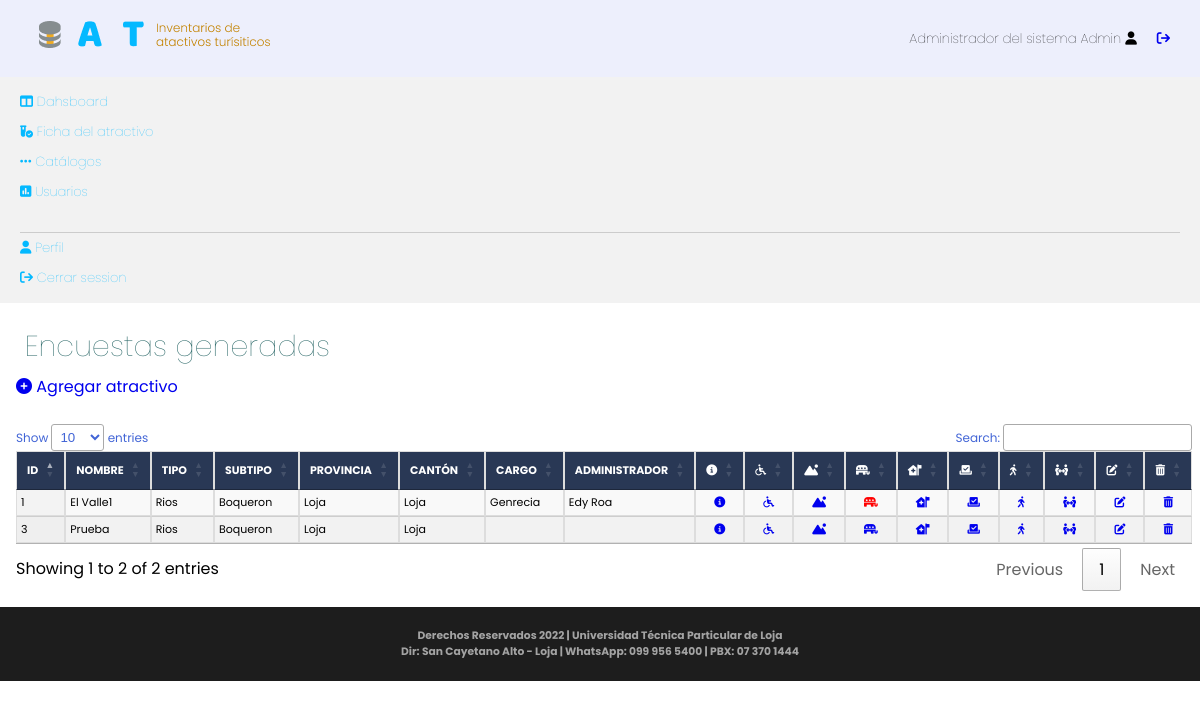
Screenshot of /administrator/views/libraryView.php?action=dataTest (signed in) with the database file from the repository.
### tables this page shows
CREATE TABLE `atractivo` (
  `idatractivo` int(11) NOT NULL,
  `nombre` varchar(200) DEFAULT NULL,
  `parroquia_idparroquia` int(11) NOT NULL,
  `barrio` varchar(100) DEFAULT NULL,
  `calle` varchar(45) DEFAULT NULL,
  `numero` varchar(45) DEFAULT NULL,
  `transversal` varchar(45) DEFAULT NULL,
  `latitud` varchar(45) DEFAULT NULL,
  `longitud` varchar(45) DEFAULT NULL,
  `altura` varchar(45) DEFAULT NULL,
  `tipoAdmin` varchar(45) DEFAULT NULL,
  `nombreAdmin` varchar(150) DEFAULT NULL,
  `nombreInstitucion` varchar(150) DEFAULT NULL,
  `cargoAdmin` varchar(45) DEFAULT NULL,
  `telefonoAdmin` varchar(45) DEFAULT NULL,
  `correoAdmin` varchar(50) DEFAULT NULL,
  `subtipo_idsubtipo` int(11) NOT NULL,
  `caracteristicas_idcaracteristicas` int(11) DEFAULT NULL,
  `accesibilidad_idaccesibilidad` int(11) DEFAULT NULL,
  `turistica_idturistica` int(11) DEFAULT NULL,
  `conservacion_idconservacion` int(11) DEFAULT NULL,
  `higiene_id1` int(11) DEFAULT NULL,
  `politica_idpolitica` int(11) DEFAULT NULL,
  `promocion_idpromocion` int(11) DEFAULT NULL,
  `datosAtractivo_iddatosAtractivo` int(11) DEFAULT NULL,
  `recursoshumanos_idrecursoshumanos` int(11) DEFAULT NULL,
  `visitante_idvisitante` int(11) DEFAULT NULL
);

CREATE TABLE `tipo` (
  `idtipo` int(11) NOT NULL,
  `nombre` varchar(200) DEFAULT NULL,
  `categoria_idcategoria` int(11) NOT NULL
);

CREATE TABLE `subtipo` (
  `idsubtipo` int(11) NOT NULL,
  `nombre` varchar(200) DEFAULT NULL,
  `tipo_idtipo` int(11) DEFAULT NULL
);

CREATE TABLE `provincia` (
  `idprovincia` int(11) NOT NULL,
  `nombre` varchar(100) DEFAULT NULL
);

CREATE TABLE `canton` (
  `idcanton` int(11) NOT NULL,
  `nombre` varchar(150) DEFAULT NULL,
  `provincia_idprovincia` int(11) NOT NULL
);

### administrator/controller/dataTest_controller.php (called while the page is built, shortened)
<?php
require_once "../models/dataTestModels.php";
class dataTest_controller{
    public function GetData()
    {
        $user = new DataTestModel();
        $data = $user->GetData1();
        return $data;
    }
}
?>

### administrator/models/dataTestModels.php (called while the page is built, shortened)
<?php
    require_once "../../dll/class_mysqli.php";
class DataTestModel{
  function conectarDb(){
    $miconexion1 = new clase_mysqli;
    $miconexion1->conectar(DBHOST, DBUSER, DBPASS, DBNAME);
    return $miconexion1;
  }
  function GetData1() {
    $miconexion=$this->conectarDb();
    $resSQL=$miconexion->consulta("SELECT a.idatractivo, a.nombre, t.nombre 'Tipo' ,st.nombre 'Subtipo',pr.nombre 'provincia',ca.nombre 'canton', pa.nombre 'Parroquia', a.tipoAdmin, a.nombreAdmin, a.caracteristicas_idcaracteristicas, a.accesibilidad_idaccesibilidad, a.turistica_idturistica, a.conservacion_idconservacion
      FROM atractivo a, subtipo st, tipo t, parroquia pa, provincia pr, canton ca
      WHERE a.subtipo_idsubtipo=st.idsubtipo and st.tipo_idtipo=t.idtipo and a.parroquia_idparroquia=pa.idparroquia and pa.canton_idcanton=ca.idcanton and ca.provincia_idprovincia=pr.idprovincia");
    $resSQL=$miconexion->GetData11();
    return $resSQL;
  }
}

### dll/class_mysqli.php (called while the page is built, shortened)
<?php
class clase_mysqli{
	var $BaseDatos;
	var $Servidor;
	var $Usuario;
	var $Clave;
	var $Conexion_ID=0;
	var $Consulta_ID=0;
	function clase_mysqli($host="", $user="", $pass="", $db=""){
		$this->BaseDatos=$db;
		$this->Servidor=$host;
		$this->Usuario=$user;
		$this->Clave=$pass;
	}
	function conectar($host, $user, $pass, $db){
		if($db != "")$this->BaseDatos=$db;
		if($host != "")$this->Servidor=$host;
		if($user != "")$this->Usuario=$user;
		$this->Conexion_ID=new mysqli($this->Servidor, $this->Usuario, $this->Clave, $this->BaseDatos);
		return$this->Conexion_ID;
	}
	function consulta($sql=""){
		$this->Consulta_ID=mysqli_query($this->Conexion_ID,$sql);
		return $this->Consulta_ID;
	}
	function numcampos(){
		return mysqli_num_fields($this->Consulta_ID);
	}
    function GetData11()
	{
        if($this->numcampos() > 0)
        {
            $data[] = array();
            while( $row = mysqli_fetch_assoc($this->Consulta_ID) ){
                array_push($data, $row);
            }
        }
	    return $data;
	}
}
?>

### administrator/views/dataTest.php (the view, shortened to what this page needs)
<?php
	include("../controller/dataTest_controller.php");
	$control= new dataTest_controller();
  $dataList = $control->GetData();
?>
	<link rel="stylesheet" type="text/css" href="https://cdn.datatables.net/1.12.1/css/jquery.dataTables.min.css">
<h1>Encuestas generadas</h1>
<div class="menuDashboard"><a href="libraryView.php?action=addAtractivo"><i class="fa-solid fa-circle-plus"></i> Agregar atractivo</a></div><br>
<section>
<table id="example" class="display tablecud2">
        <thead class="thead-dark">
          <tr>
            <th>ID</th>
            <th>Nombre</th>
            <th>Tipo</th>
            <th>Subtipo</th>
            <th>Provincia</th>
            <th>Cantón</th>
            <th>Cargo</th>
            <th>Administrador</th>
            <th><i class="fa-solid fa-circle-info" title="Caracteristicas"></i></th>
            <th><i class="fa-solid fa-wheelchair" title="Accesibilidad"></i></th>
            <th><i class="fa-solid fa-mountain-sun" title="Turistica"></i></th>
            <th><i class="fa-solid fa-republican" title="Conservación e Integración del atractivo"></i></th>
            <th><i class="fa-solid fa-house-medical-flag" title="Higiene y Seguridad Turística"></i></th>
            <th><i class="fa-solid fa-check-to-slot" title="Política y Regulaciones"></i></th>
            <th><i class="fa-solid fa-person-walking" title="Actividades que se practican"></i></th>
            <th><i class="fa-solid fa-people-arrows" title="Promoción y comercialización del atractivo"></i></th>
            <th><i class="fa-solid fa-pen-to-square" title="Editar"></i></th>
            <th><i class='fa-solid fa-trash-can' title="Borrar"></i></th>
          </tr>
        </thead>
        <tbody>
<?php
  	for ($i = 1; $i <= count($dataList) - 1; $i++) {
	    echo "<tr>";
	    echo "<td>" . $dataList[$i]['idatractivo'] . "</td>";
	    echo "<td>" . $dataList[$i]['nombre'] . "</td>";
        echo "<td>" . $dataList[$i]['Tipo'] . "</td>";
	    echo "<td>" . $dataList[$i]['Subtipo'] . "</td>";
        echo "<td>" . $dataList[$i]['provincia'] . "</td>";
        echo "<td>" . $dataList[$i]['canton'] . "</td>";
	    echo "<td>" . $dataList[$i]['tipoAdmin'] . "</td>";
	    echo "<td>" . $dataList[$i]['nombreAdmin'] . "</td>";
        $retVal = ($dataList[$i]['caracteristicas_idcaracteristicas']==NULL) ? 'desactivado' : 'activado' ;
        $retVal2 = ($dataList[$i]['conservacion_idconservacion']==NULL) ? 'desactivado' : 'activado' ;
        echo  "<td class='txtcentrado'><a href='libraryView.php?action=test_detail&testId=".$dataList[$i]['idatractivo']."&idCar=".$dataList[$i]['caracteristicas_idcaracteristicas']."' class='$retVal'><i class='fa-solid fa-circle-info' title='Caracteristicas'></i></a></td>";
        echo  "<td class='txtcentrado'><a href='libraryView.php?action=accessibility_detail&testId=".$dataList[$i]['idatractivo']."&idCar=".$dataList[$i]['accesibilidad_idaccesibilidad']."' class='$retVal'><i class='fa-solid fa-wheelchair' title='Accesibilidad'></i></a></td>";
	    echo  "<td class='txtcentrado'><a href='libraryView.php?action=turistic_detail&testId=".$dataList[$i]['idatractivo']."&idCar=".$dataList[$i]['turistica_idturistica']."' class='$retVal'><i class='fa-solid fa-mountain-sun' title='Turistica'></i></a></td>";
	    echo  "<td class='txtcentrado'><a href='libraryView.php?action=integration_detail&testId=".$dataList[$i]['idatractivo']."&idCar=".$dataList[$i]['conservacion_idconservacion']."' class='$retVal2'><i class='fa-solid fa-republican' title='Conservación e Integración del atractivo'></i></a></td>";
	    echo  "<td class='txtcentrado'><a href='libraryView.php?action=higiene_detail&testId=".$dataList[$i]['idatractivo']."&idCar=".$dataList[$i]['turistica_idturistica']."' class='$retVal'><i class='fa-solid fa-house-medical-flag' title='Higiene y Seguridad Turística'></i></a></td>";
	    echo  "<td class='txtcentrado'><a href='libraryView.php?action=politica_detail&testId=".$dataList[$i]['idatractivo']."&idCar=".$dataList[$i]['turistica_idturistica']."' class='$retVal'><i class='fa-solid fa-check-to-slot' title='Política y Regulaciones'></i></a></td>";
	    echo  "<td class='txtcentrado'><a href='libraryView.php?action=actividades_detail&testId=".$dataList[$i]['idatractivo']."&idCar=".$dataList[$i]['turistica_idturistica']."' class='$retVal'><i class='fa-solid fa-person-walking' title='Actividades que se practican'></i></a></td>";
	    echo  "<td class='txtcentrado'><a href='libraryView.php?action=promo_reg_detail&testId=".$dataList[$i]['idatractivo']."&idCar=".$dataList[$i]['turistica_idturistica']."' class='$retVal'><i class='fa-solid fa-people-arrows' title='Promoción y comercialización del atractivo'></i></a></td>";
	    echo  "<td class='txtcentrado'><a href='libraryView.php?action=test_result&testId=".$dataList[$i]['idatractivo']."'><i class='fa-solid fa-pen-to-square' title='Editar'></i></a></td>";
	    echo  "<td class='txtcentrado'><a href='dataTest_delete.php?testId=".$dataList[$i]['idatractivo']."'><i class='fa-solid fa-trash-can' title='Borrar'></i></a></td>";
	    echo "</tr>";
  	}
?>
</tbody>
</table>
</section>

### administrator/views/header.php (shortened to what this page needs)
<!DOCTYPE html>
<html>
<head>
	<link rel="stylesheet" type="text/css" href="../css/estilosAdmin.css">
<link rel="stylesheet" href="https://cdnjs.cloudflare.com/ajax/libs/font-awesome/6.1.1/css/all.min.css" />
</head>
<body>
	<header class="cabeceraPrincipal">
		<section class="logoCabecera">
			<a href="../"><img src="../images/logoAtractivos2.png"></a>
		</section>
		<section class="widgetsCabecera">
			<h5><a href="../seguridad/exit.php?salir=true" title="Cerrar sesión"> <i class="fa-solid fa-arrow-right-from-bracket"></i></a></h5>
			<h5><i class="fa-solid fa-user"></i> <?php echo $_SESSION['username'];?> </h5>
		</section>
	</header>
	<section class="contenedorPrincipal">
		<nav class="menuAdmin">
			<a href="../"><i class="fa-solid fa-table-columns"></i> Dahsboard</a>
			<a href="libraryView.php?action=dataTest"><i class="fa-solid fa-vial-circle-check"></i> Ficha del atractivo</a>
			<a href="libraryView.php?action=catalogo"><i class="fa-solid fa-ellipsis"></i> Catálogos</a>
			<a href="libraryView.php?action=user"><i class="fa-solid fa-square-poll-vertical"></i> Usuarios</a>
			<div class="espacioMenu">&nbsp;</div>
			<a href=""><i class="fa-solid fa-user"></i> Perfil</a>
			<a href="../seguridad/exit.php?salir=true"><i class="fa-solid fa-arrow-right-from-bracket"></i> Cerrar session</a>
		</nav>
		<section class="contenidoPrinipal">

### administrator/views/libraryView.php
<?php
include("header.php");
include("../controller/library_controller.php");
?>
<section>
    <?php
    $controller = new LibraryController();
    $controller->ReturnPageController();
    ?>
</section>
<?php
include("footer.php");
?>

### administrator/controller/library_controller.php (shortened to what this page needs)
<?php
class LibraryController
{
    public function ReturnPageController()
    {
        if (!isset($POST["idUser"])) {
            $path = isset($_GET["action"]) ? $_GET["action"] : $path = "dashboard";
            $libModel = new LibraryModel();
            $module = $libModel->ReturnPageModel($path);
            include_once $module;
        }
    }
}

### administrator/views/footer.php
		</section>
	</section>
	<footer class="piePagina">
		<h6>Derechos Reservados 2022 | <strong>Universidad Técnica Particular de Loja</strong> <br>
		Dir: San Cayetano Alto - Loja | WhatsApp: 099 956 5400 | PBX: 07 370 1444</h6>
	</footer>
</body>
</html>

### administrator/css/estilosAdmin.css (style rules this page uses)
* { padding: 0; margin: 0; }
body { background: #fff; font-family: 'Poppins', sans-serif; }
a { text-decoration: none; }
.cabeceraPrincipal { background: #EDEFFC; display: flex; flex-wrap: wrap; }
.logoCabecera { flex: 1 1 1px; padding: 5px 20px; display: flex; align-items: center; }
.widgetsCabecera { padding: 5px 20px; flex: 1 1 60%; direction: rtl; display: flex; align-items: center; }
.contenedorPrincipal { width: 100%; display: flex; flex-wrap: wrap; }
h1 { padding: 0.2em 0.3em; font-size: 1.8em; font-weight: 100; color: #256464; }
h5 { font-weight: 100; padding: 0 10px; }
.menuAdmin { flex: 1 1 1px; background-color: #f2f2f2; padding: 10px 20px; }
.contenidoPrinipal { flex: 1 1 70%; background-color: #fff; padding: 1em; }
.menuAdmin a { display: block; color: #04B9FF; text-decoration: none; font-family: 'Poppins'; font-style: normal; font-weight: 100; font-size: 13px; line-height: 30px; transition: 0.5s; }
.espacioMenu { border-bottom: solid 1px #ccc; width: 100%; }
footer.piePagina { background-color: #1D1D1D; color: #A3A3A3; text-align: center; }
.piePagina h6 { padding: 2em; }
.tablecud2 { border-collapse: collapse; font-size: 11px; }
.tablecud2 td, .tablecud2 th { border: 1px solid #ddd; padding: 1px; }
.tablecud2 tr:nth-child(even) { background-color: #f2f2f2; }
.tablecud2 th { padding-top:2px ; padding-bottom:2px ; text-align: left; background-color: #293855; text-transform: uppercase; color: white; }
.tablecud2 td { padding: 4px !important; }
.txtcentrado { text-align: center; }
.desactivado { color: #ff0000; }

### rows the page displays
atractivo: idatractivo "1", nombre "El Valle1", tipo.nombre "Rios", subtipo_idsubtipo.nombre "Boqueron", provincia.nombre "Loja", canton.nombre "Loja", tipoAdmin "Genrecia", nombreAdmin "Edy Roa"
atractivo: idatractivo "3", nombre "Prueba", tipo.nombre "Rios", subtipo_idsubtipo.nombre "Boqueron", provincia.nombre "Loja", canton.nombre "Loja"

### other values shown
$_SESSION['username'] "Administrador del sistema Admin"
